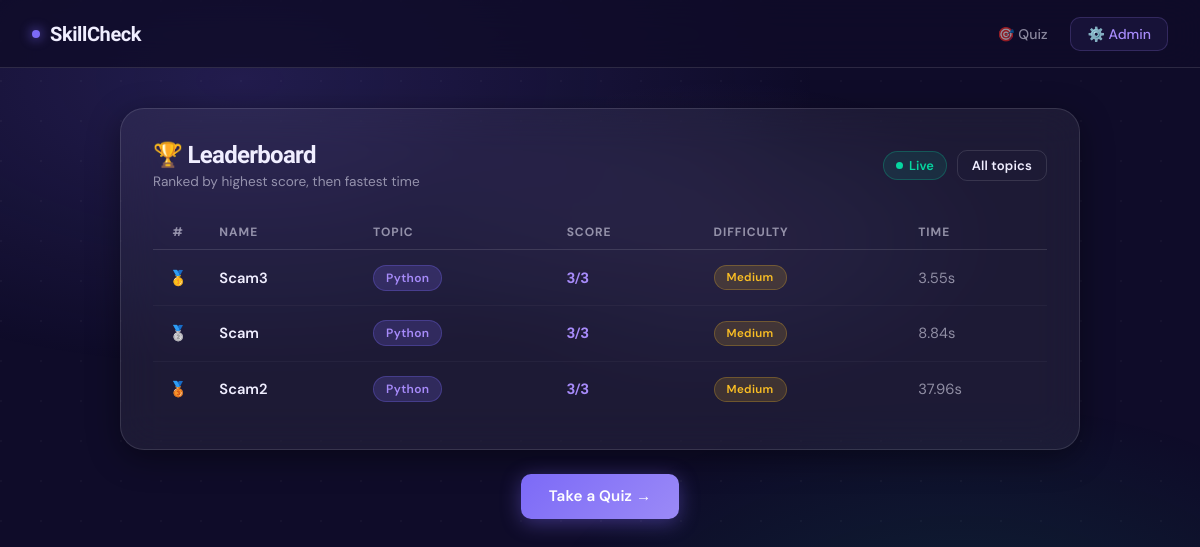
The app's page /leaderboard with its own data.
### models.py (models this page shows)
class Result(db.Model):
    __tablename__ = 'results'
    id          = db.Column(db.Integer, primary_key=True)
    username    = db.Column(db.String(100), nullable=False)
    score       = db.Column(db.Integer, nullable=False)
    total       = db.Column(db.Integer, nullable=False)
    time_taken  = db.Column(db.Float, nullable=False)       # seconds
    topic       = db.Column(db.String(100), nullable=False)
    difficulty  = db.Column(db.String(20), nullable=False)
    timestamp   = db.Column(db.DateTime, default=datetime.utcnow)
    answers_log = db.Column(db.JSON)                        # {q_id: chosen_answer}

### app.py (the view)
@app.route("/leaderboard")
def leaderboard():
    topic = request.args.get("topic")
    board = get_leaderboard(topic=topic)
    return render_template("leaderboard.html", board=board, topic=topic)

### database.py (called while the page is built)
def get_leaderboard(topic=None, limit=20):
    query = Result.query
    if topic:
        query = query.filter_by(topic=topic)
    return query.order_by(
        Result.score.desc(), Result.time_taken.asc()
    ).limit(limit).all()

### templates/leaderboard.html (shortened to what this page needs)
<!DOCTYPE html>
<html lang="en">
<head>
  <link rel="stylesheet" href="{{ url_for('static', filename='style.css') }}"/>
</head>
<body>
<div class="page-wrap">
  <nav class="navbar">
    <a href="/" class="nav-brand">
      <span class="nav-brand-dot"></span>
      SkillCheck
    </a>
    <div class="nav-links">
      <a href="/">🎯 <span>Quiz</span></a>
      <a href="/admin" class="nav-admin">⚙️ <span>Admin</span></a>
    </div>
  </nav>
  <div class="container-wide">
    <div class="card">
      <div class="lb-header">
        <div>
          <h2 class="lb-title">
            🏆 Leaderboard
          </h2>
          <p class="text-muted" style="font-size:0.85rem; margin-top:4px">
            Ranked by highest score, then fastest time
          </p>
        </div>
        <div style="display:flex; gap:10px; align-items:center; flex-wrap:wrap;">
          <div class="live-badge">
            <span class="live-dot-anim"></span>
            Live
          </div>
          <a href="/leaderboard" class="btn btn-outline" style="padding:6px 14px; font-size:0.82rem">All topics</a>
        </div>
      </div>
      <table class="lb-table">
        <thead>
          <tr>
            <th style="text-align:center">#</th>
            <th>Name</th>
            <th>Topic</th>
            <th>Score</th>
            <th>Difficulty</th>
            <th>Time</th>
          </tr>
        </thead>
        <tbody id="board-body">
          {% for r in board %}
          <tr>
            <td class="rank-cell
              {% if loop.index == 1 %}rank-1
              {% elif loop.index == 2 %}rank-2
              {% elif loop.index == 3 %}rank-3
              {% else %}rank-other{% endif %}">
              {% if loop.index == 1 %}🥇
              {% elif loop.index == 2 %}🥈
              {% elif loop.index == 3 %}🥉
              {% else %}{{ loop.index }}{% endif %}
            </td>
            <td class="username-cell">{{ r.username }}</td>
            <td><span class="badge badge-purple" style="font-size:0.75rem">{{ r.topic }}</span></td>
            <td class="score-cell">{{ r.score }}/{{ r.total }}</td>
            <td>
              {% if r.difficulty == 'easy' %}<span class="badge badge-teal" style="font-size:0.72rem">Easy</span>
              {% elif r.difficulty == 'medium' %}<span class="badge badge-amber" style="font-size:0.72rem">Medium</span>
              {% else %}<span class="badge badge-red" style="font-size:0.72rem">Hard</span>{% endif %}
            </td>
            <td class="time-cell">{{ r.time_taken }}s</td>
          </tr>
          {% else %}
          <tr>
            <td colspan="6" class="lb-empty">
              No results yet — be the first to take a quiz!
            </td>
          </tr>
          {% endfor %}
        </tbody>
      </table>
    </div>
    <div style="text-align:center; margin-top:1.5rem;">
      <a href="/" class="btn btn-primary">Take a Quiz →</a>
    </div>
  </div>
</div>
</body>
</html>

### records on screen
Result: username "Scam3", topic "Python", score "3", total "3", difficulty "Medium", time_taken "3.55"
Result: username "Scam", topic "Python", score "3", total "3", difficulty "Medium", time_taken "8.84"
Result: username "Scam2", topic "Python", score "3", total "3", difficulty "Medium", time_taken "37.96"
